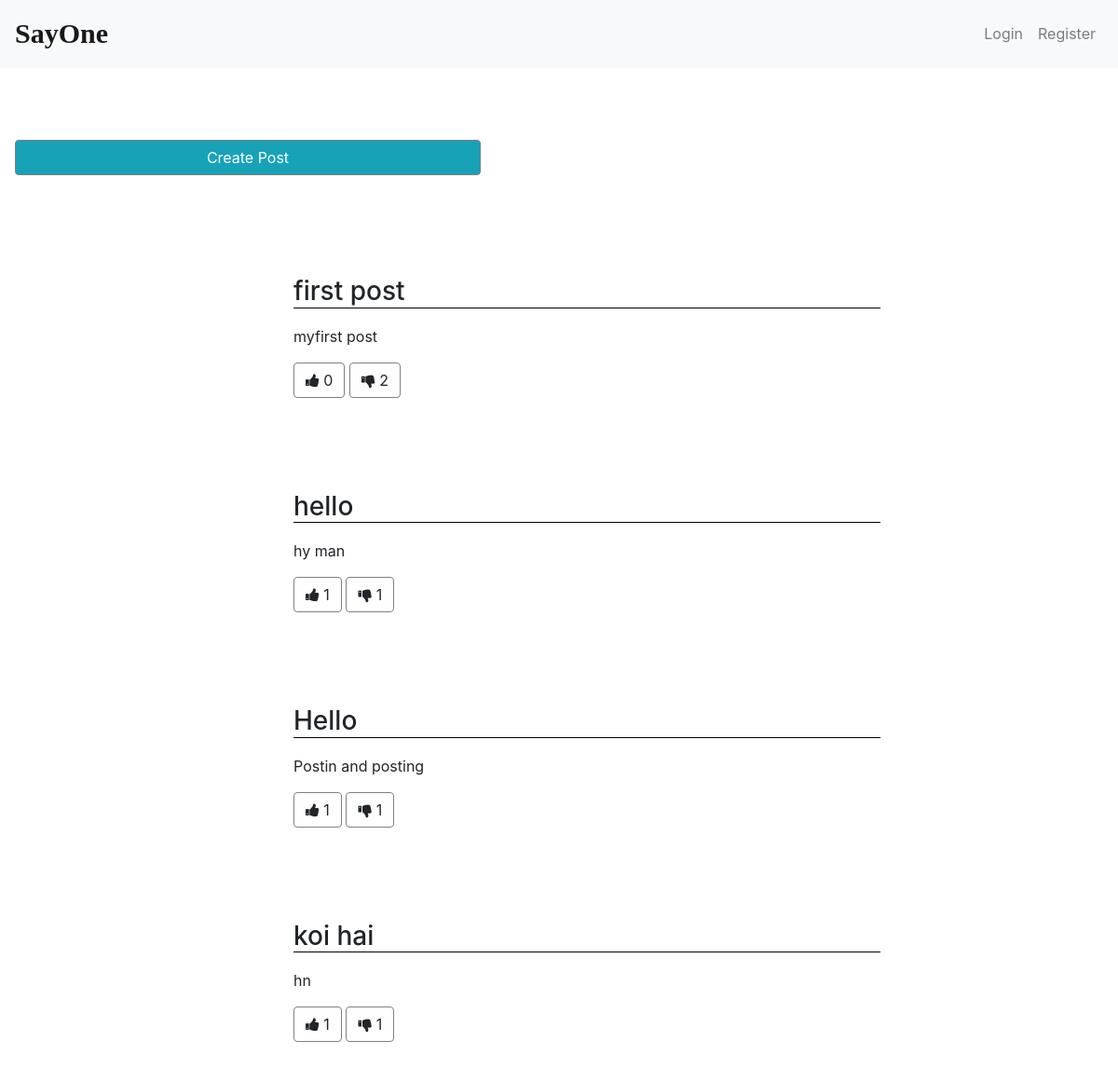
/blogs/view/results/like/, run on the app's committed database.
### blogs/models.py (models this page shows)
class blogs(models.Model):
    title=models.CharField(max_length=100)
    content=models.TextField()
    like=models.BooleanField(default=False)
    dislike=models.BooleanField(default=False)
    like_count=models.IntegerField(default=0)
    dislike_count = models.IntegerField(default=0)
    likes=models.ManyToManyField(User,related_name='post_likes')
    dislikes = models.ManyToManyField(User, related_name='post_dislikes')
    created_at = models.DateTimeField(auto_now_add=True)
    user_profile=models.ForeignKey(User,on_delete=models.CASCADE,default=None)

### blogs/views.py (the view, shortened to what this page needs)
# urls.py: path('view/results/like/',views.result_like),
def result_like(request):
    posts = blogs.objects.all().order_by('created_at')
    return render(request,'show_post.html',{'posts':posts})

### template/show_post.html (shortened to what this page needs)
<!DOCTYPE html>
<html lang="en">
<head>
     <link rel="stylesheet" href="https://maxcdn.bootstrapcdn.com/bootstrap/4.5.2/css/bootstrap.min.css">
    <link rel="stylesheet" href="https://cdnjs.cloudflare.com/ajax/libs/font-awesome/4.7.0/css/font-awesome.min.css">
</head>
<body>
    <a class="nav-link" href="/blogs/post/" style="padding-top:150px">
        <button class="btn btn-info"  style="border-color:grey; width:500px">Create Post</button>
    </a>
 <nav class="navbar navbar-expand-sm bg-light navbar-light fixed-top" style="padding-bottom: 10px;">
        <a class="navbar-brand" href="/"  style="font-family: cursive;font-weight: bold;font-size: 30px;">SayOne</a>
        <ul class="navbar-nav ml-auto">
            {% if user.is_authenticated %}
                <li class="nav-item">
                   <a class="nav-link" href="accounts/profile/">Hello, {{user.username}}</a>
                </li>
                <li class="nav-item">
                    <a class="nav-link" href="accounts/logout/">Logout</a>
                </li>
                <li class="nav-item">
                    <a class="nav-link" href="accounts/profile/">Profile</a>
                </li>
            {% else %}
              <li class="nav-item">
                <a class="nav-link" href="accounts/login/">Login</a>
              </li>
              <li class="nav-item">
                <a class="nav-link" href="accounts/signup/">Register</a>
              </li>
            {% endif %}
        </ul>
      </nav>
    {%for i in posts %}
    <div class="container" style="padding-top:100px; padding-left:75px;width:60%" >
            <h3 style=" border-bottom:1px solid black" align=left>{{i.title}}</h3>
            <p style="padding-top:10px">{{i.content}}</p>
            <button class='like  btn' id={{i.id}} value={{i.id}} style="border-color:grey"><i class="fa fa-thumbs-up"></i> {{i.likes.count}}</button>
            <button class='dislike btn' id='dislike' value={{i.id}} style="border-color:grey"><i class="fa fa-thumbs-down"></i> {{i.dislikes.count}}</button>
    </div>
    {% endfor %}
<br><br>
</body>
</html>

### data on the page
blogs: title "first post", content "myfirst post", likes.count "0", dislikes.count "2"
blogs: title "hello", content "hy man", likes.count "1", dislikes.count "1"
blogs: title "Hello", content "Postin and posting", likes.count "1", dislikes.count "1"
blogs: title "koi hai", content "hn", likes.count "1", dislikes.count "1"
